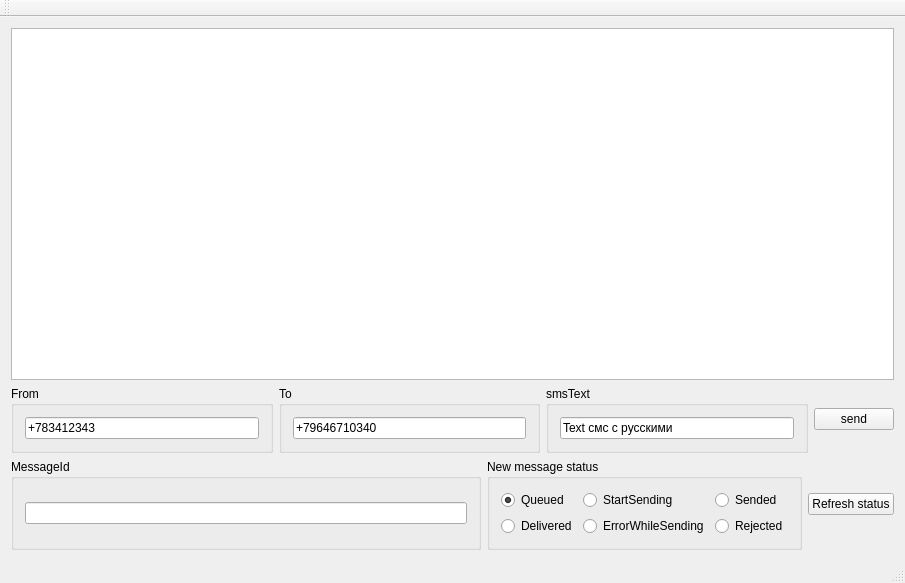
<?xml version="1.0" encoding="UTF-8"?>
<ui version="4.0">
 <class>TestSmppServerMainWindow</class>
 <widget class="QMainWindow" name="TestSmppServerMainWindow">
  <property name="geometry">
   <rect>
    <x>0</x>
    <y>0</y>
    <width>905</width>
    <height>583</height>
   </rect>
  </property>
  <property name="windowTitle">
   <string>TestSmppServerMainWindow</string>
  </property>
  <widget class="QWidget" name="centralWidget">
   <layout class="QVBoxLayout" name="verticalLayout_6">
    <item>
     <widget class="QTextEdit" name="textEdit"/>
    </item>
    <item>
     <layout class="QHBoxLayout" name="horizontalLayout_2">
      <item>
       <widget class="QGroupBox" name="groupBox_4">
        <property name="title">
         <string>From</string>
        </property>
        <layout class="QVBoxLayout" name="verticalLayout_3">
         <item>
          <widget class="QLineEdit" name="lineEditFrom">
           <property name="text">
            <string>+783412343</string>
           </property>
          </widget>
         </item>
        </layout>
       </widget>
      </item>
      <item>
       <widget class="QGroupBox" name="groupBox_5">
        <property name="title">
         <string>To</string>
        </property>
        <layout class="QVBoxLayout" name="verticalLayout_4">
         <item>
          <widget class="QLineEdit" name="lineEditTo">
           <property name="text">
            <string>+79646710340</string>
           </property>
          </widget>
         </item>
        </layout>
       </widget>
      </item>
      <item>
       <widget class="QGroupBox" name="groupBox_6">
        <property name="title">
         <string>smsText</string>
        </property>
        <layout class="QVBoxLayout" name="verticalLayout_5">
         <item>
          <widget class="QLineEdit" name="lineEditSmsText">
           <property name="text">
            <string>Text смс с русскими</string>
           </property>
          </widget>
         </item>
        </layout>
       </widget>
      </item>
      <item>
       <widget class="QPushButton" name="pushButtonIncomingSms">
        <property name="text">
         <string>send</string>
        </property>
       </widget>
      </item>
     </layout>
    </item>
    <item>
     <layout class="QHBoxLayout" name="horizontalLayout">
      <item>
       <widget class="QGroupBox" name="groupBox_2">
        <property name="title">
         <string>MessageId</string>
        </property>
        <layout class="QVBoxLayout" name="verticalLayout">
         <item>
          <widget class="QLineEdit" name="lineEditMessageId"/>
         </item>
        </layout>
       </widget>
      </item>
      <item>
       <widget class="QGroupBox" name="groupBox">
        <property name="title">
         <string>New message status</string>
        </property>
        <layout class="QGridLayout" name="gridLayout">
         <item row="0" column="0">
          <widget class="QRadioButton" name="radioButtonQueued">
           <property name="text">
            <string>Queued</string>
           </property>
           <property name="checked">
            <bool>true</bool>
           </property>
          </widget>
         </item>
         <item row="0" column="1">
          <widget class="QRadioButton" name="radioButtonStartSending">
           <property name="text">
            <string>StartSending</string>
           </property>
          </widget>
         </item>
         <item row="0" column="2">
          <widget class="QRadioButton" name="radioButtonSended">
           <property name="text">
            <string>Sended</string>
           </property>
          </widget>
         </item>
         <item row="1" column="0">
          <widget class="QRadioButton" name="radioButtonDelivered">
           <property name="text">
            <string>Delivered</string>
           </property>
          </widget>
         </item>
         <item row="1" column="1">
          <widget class="QRadioButton" name="radioButtonErrorWhileSending">
           <property name="text">
            <string>ErrorWhileSending</string>
           </property>
          </widget>
         </item>
         <item row="1" column="2">
          <widget class="QRadioButton" name="radioButtonRejected">
           <property name="text">
            <string>Rejected</string>
           </property>
          </widget>
         </item>
        </layout>
        <zorder>radioButtonStartSending</zorder>
        <zorder>radioButtonQueued</zorder>
        <zorder>radioButtonSended</zorder>
        <zorder>radioButtonRejected</zorder>
        <zorder>radioButtonDelivered</zorder>
        <zorder>radioButtonErrorWhileSending</zorder>
       </widget>
      </item>
      <item>
       <widget class="QPushButton" name="pushButtonRefreshStatus">
        <property name="text">
         <string>Refresh status</string>
        </property>
       </widget>
      </item>
     </layout>
    </item>
   </layout>
  </widget>
  <widget class="QMenuBar" name="menuBar">
   <property name="geometry">
    <rect>
     <x>0</x>
     <y>0</y>
     <width>905</width>
     <height>21</height>
    </rect>
   </property>
  </widget>
  <widget class="QToolBar" name="mainToolBar">
   <attribute name="toolBarArea">
    <enum>TopToolBarArea</enum>
   </attribute>
   <attribute name="toolBarBreak">
    <bool>false</bool>
   </attribute>
  </widget>
  <widget class="QStatusBar" name="statusBar"/>
 </widget>
 <layoutdefault spacing="6" margin="11"/>
 <resources/>
 <connections/>
</ui>
